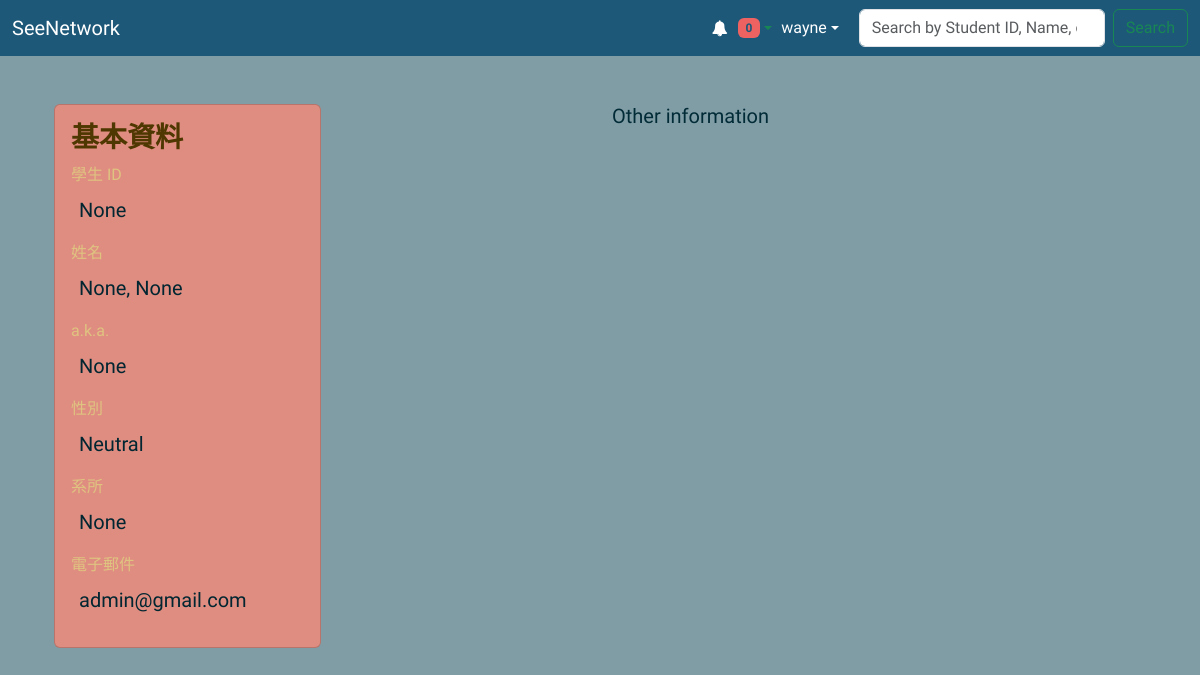
Screenshot of /profile/wecdqwdwqdc (signed in) with the database file from the repository.
### accounts/models.py (models this page shows, shortened)
class CustomUser(AbstractUser):
    student_id = models.CharField(max_length=10, unique=True, blank=True, null=True)
    first_name = models.CharField(max_length=30, blank=True, null=True)
    last_name = models.CharField(max_length=30, blank=True, null=True)
    nick_name = models.CharField(max_length=30, blank=True, null=True)
    gender = models.CharField(max_length=1, default='n', choices=Gender.choices)
    department = models.CharField(max_length=10, blank=True, null=True, choices=Department.choices)
    slug = models.SlugField(max_length=25, verbose_name='User Slug', unique=True)
    class Meta:
        verbose_name = 'User'
        verbose_name_plural = 'Users'

### accounts/views.py (the view)
# urls.py: path('profile/<slug:user_slug>', accounts_views.profile_view, name='profile_view'),
def profile_view(request, user_slug):
    user = request.user
    profile_owner = get_object_or_404(User, slug=user_slug)
    profile_form = UserProfileForm(instance=profile_owner)
    if request.method == 'GET':
    	show_current_profile=True
    if request.method == 'POST':
        profile_form = UserProfileForm(request.POST, instance=user)
        if profile_form.is_valid():
            profile_form.save()
    return render(request, 'profile.html', {'user': user, 'profile_owner': profile_owner, 'profile_form': profile_form, 'show_current_profile': show_current_profile, 'slug': user_slug})

### accounts/forms.py
class UserProfileForm(forms.ModelForm):
    email = forms.CharField(max_length=254, required=True, widget=forms.EmailInput())
    class Meta:
        model = User
        fields = ['student_id', 'first_name', 'last_name', 'nick_name', 'gender', 'department', 'email']

### templates/profile.html (shortened to what this page needs)
{% extends 'base.html' %}
{% load static %}
{% block stylesheet %}
  <link rel="stylesheet" href="{% static 'css/dark-light.css' %}">
{% endblock %}
{% load user_filter %}
{% block content %}
  <div class="container-fluid adaptive">
    <div class="row">
      <div class="col-md-6">
        <div class="card w-50 profile-adaptive">
          <div class="card-body">
            <h5 class="card-title fs-3 fw-bolder profile-adaptive">基本資料</h5>
            <div class="mb-3">
              <label for="student_id" class="form-label fs-6 profile-adaptive">學生 ID</label>
              <p class="fw-normal ms-2 fs-5 profile-adaptive">{{ profile_owner.student_id }}</p>
            </div>
            <div class="mb-3">
              <label for="first_name" class="form-label fs-6 profile-adaptive">姓名</label>
              <p class="fw-normal ms-2 fs-5 profile-adaptive">{{ profile_owner.first_name }}, {{ profile_owner.last_name }}</p>
            </div>
            <div class="mb-3">
              <label for="nick_name" class="form-label fs-6 profile-adaptive">a.k.a.</label>
              <p class="fw-normal ms-2 fs-5 profile-adaptive">{{ profile_owner.nick_name }}</p>
            </div>
            <div class="mb-3">
              <label for="gender" class="form-label fs-6 profile-adaptive">性別</label>
              <p class="fw-normal ms-2 fs-5 profile-adaptive">{{ profile_owner.get_gender_display }}</p>
            </div>
            <div class="mb-3">
              <label for="department" class="form-label fs-6 profile-adaptive">系所</label>
              <p class="fw-normal ms-2 fs-5 profile-adaptive">{{ profile_owner.get_department_display }}</p>
            </div>
            <div class="mb-3">
              <label for="email" class="form-label fs-6 profile-adaptive">電子郵件</label>
              <p class="fw-normal ms-2 fs-5 profile-adaptive">{{ profile_owner.email }}</p>
            </div>
          </div>
        </div>
      </div>
      <div class="col-md-6">
        <h5 class="card-title">Other information</h5>
      </div>
    </div>
  </div>
  {% if profile_owner.slug  == user.slug %}
  {% load crispy_forms_tags %}
  {% endif %}
{% endblock %}

### templates/includes/nav.html (shortened to what this page needs)
<nav class="navbar navbar-expand-lg" style="background-color: #1D5879;">
  <div class="container-fluid">
    <a class="navbar-brand" href="{% url 'home' %}" style="color: white;">SeeNetwork</a>
    <div class="collapse navbar-collapse" id="mainMenu">
      <ul class="navbar-nav ms-auto">
        {% if user.is_authenticated %}{% load notifications_tags %}
          <li class="nav-item dropdown notification-ui">
            <a href="#" class="font-weight-bold text-success nav-link dropdown-toggle" id="notificationMenu" role="button" data-bs-toggle="dropdown" aria-haspopup="true" aria-expanded="false" style="color: white;">
              <i class="fa fa-bell" style="color: white;"></i>
              <span class='badge badge-pill' style="background-color: #EF6262; color: #1D5879;">
                {% notifications_unread as unread_count %}
                {% if unread_count %}
                  {{ unread_count }}
                {% else %}
                  0
                {% endif %}
              </span>
            </a>
            </div>
          <li class="nav-item dropdown">
            <a class="nav-link dropdown-toggle" href="#" id="userMenu" role="button" data-bs-toggle="dropdown" aria-haspopup="true" aria-expanded="false" style="color: white; padding-right: 20px; padding-left:1px;">
              {{ user.username }}
            </a>
          </li>
        {% else %}
          <form class="form-inline ml-auto">
            <a href="{% url 'login' %}" class="btn btn-outline-secondary" style="background-color: #1D5879; color: white;">Log in</a>
            <a href="{% url 'signup' %}" class="btn btn-primary ml-2" style="background-color: #FFAD5A; color: #1D5879;">Sign up</a>
          </form>
        {% endif %}
      {% if user.is_authenticated %}
        <form class="d-flex" method="get" action="{% url 'search_users' %}">
          <input type="search" class="form-control me-2" id="search_query" name="q" placeholder="Search by Student ID, Name, or Email" aria-abel="Search" required>
          <button class="btn btn-outline-success" type="submit">Search</button>
        </form>
      {% endif %}
    </div>
</nav>

### static/css/dark-light.css (style rules this page uses)
@media (prefers-color-scheme: light) { body { background: #809DA5; } }
@media (prefers-color-scheme: light) { .container-fluid.adaptive { background: #809DA5; color: #012B37; } }
@media (prefers-color-scheme: light) { .card.profile-adaptive { background: #DF8D80; color: #809DA5; } }
@media (prefers-color-scheme: light) { .card-title.profile-adaptive { background: ; color: #4E3700; } }
@media (prefers-color-scheme: light) { .form-label.profile-adaptive { background: ; color: #DFC380; } }
@media (prefers-color-scheme: light) { .fw-normal.profile-adaptive { color: #012631; } }

### static/css/nav.css (style rules this page uses)
body { font-family: "Roboto", sans-serif; background: #E6E9ED; min-height: 100vh; position: relative; }
.notification-ui a { display: none; }
.notification-ui a, .nav-link.dropdown-toggle { padding: 8px 15px; display: flex; align-items: center; }
.notification-ui .fa-bell, .nav-link.dropdown-toggle .fa-user { margin-right: 10px; }
li.nav-item { list-style-type: none; margin: 0; padding: 0; }

### templates/base.html (style rules this page uses)
body { font-family: 'sans-hant'; }

### rows the page displays
CustomUser: username "wayne"
CustomUser: student_id "None", first_name "None", last_name "None", nick_name "None", gender "Neutral", department "None", email "admin@gmail.com"
